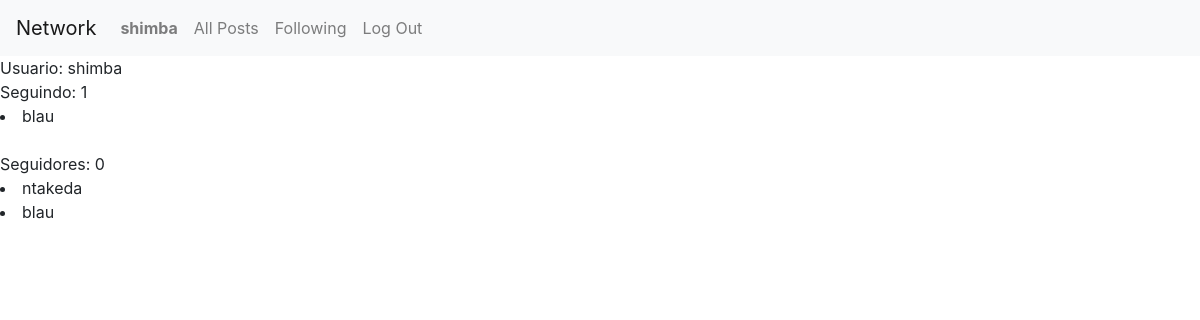
The app's page /shimba (signed in), older data.
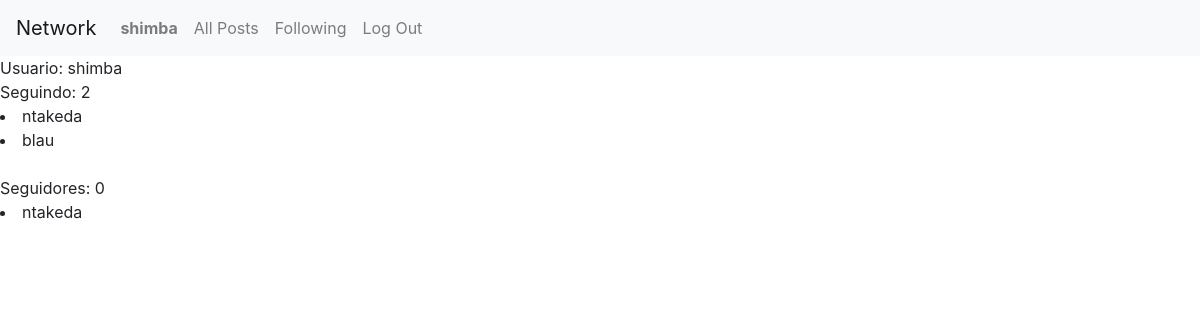
The same page, newer data.
### network/models.py (models this page shows)
class User(AbstractUser):
    pass

class Follow(models.Model):
    user = models.ForeignKey(User, on_delete=models.CASCADE, related_name="usuarios_follow")
    list = models.ManyToManyField(User)
    def __str__(self):
        return f"{self.user}"

### network/views.py (the view)
# urls.py: path("<str:username>", views.username , name="user"),
def username(request, username):
    user = request.user
    following = Follow.objects.get(user=User.objects.get(username=username)).list.all()
    n_following = following.count()
    followers = Follow.objects.filter(list=user.id)
    n_followers = 0
    return render(request, "network/user.html", {
        "n_following": n_following,
        "following": following,
        "followers": followers,
        "n_followers": n_followers,
    })

### network/templates/network/user.html
{% extends "network/layout.html" %}
{% block body %}
    Usuario: {{ user }}
    <br>
    Seguindo: {{ n_following }}
    {% for f in following %}
        <li>
        {{ f }}
        </li>
    {% endfor %}
    <br>
    Seguidores: {{ n_followers }}
    {% for g in followers %}
        <li>
        {{ g }}
        </li>
    {% endfor %}
{% endblock %}

Row changes from the older to the newer data that the page shows:
no longer on this page (row edited): Follow: user.username "blau"
added User: username "ntakeda"
Text that changed along with them:
{{ n_following }}: "1" → "2"
